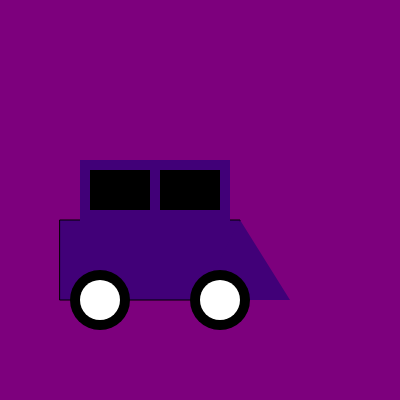
Frame 1 (no input)
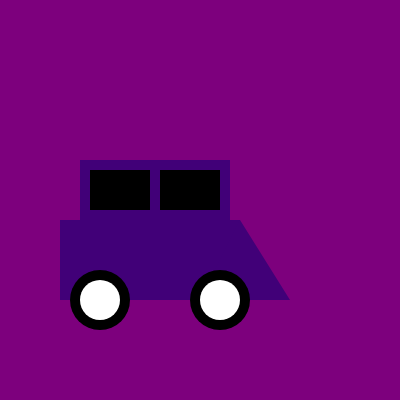
Frame 60 (no input)
Frame 120 (the mouse pressed at the canvas centre since frame 60): identical to frame 60, image omitted

The p5.js sketch that drew these frames (run headless with seeded random() and noise() and a simulated clock; from frame 60 on, the mouse is pressed at the canvas centre):

// p5.js sketch
// ── sketch.js
function setup(){
  createCanvas(400,400);
}

function draw(){
  background(125, 0, 125);


//Body color for the car
fill (65, 0, 120);
//Main Body for the car
rect(60, 220, 180, 80);
//No Outline
noStroke();
//Top of the car
rect(80, 160, 150, 90);
//Front of the car
triangle(240, 220, 290, 300, 200, 300);
//Wheels
fill(0);
ellipse(100, 300, 60, 60);
ellipse(220, 300, 60, 60);
//Inner Wheels
fill(255);
ellipse(100, 300, 40, 40);
ellipse(220, 300, 40, 40)
//Black Windows
fill(0);
rect(90, 170, 60, 40);
rect(160, 170, 60, 40);}
